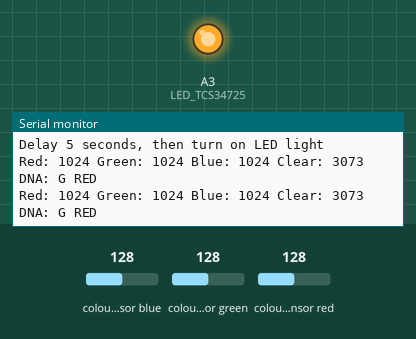
This sketch was run on a simulated Arduino Uno, built with avr-gcc and run on an emulated ATmega328P. On the bench: output pins drawn as LEDs (lit = HIGH), the last lines printed to the serial monitor. The test bench sets the inputs (shaded band); at power-on: colour sensor blue 128, colour sensor green 128, colour sensor red 128.

Above: at 12.2 s.
12.3 s: colour sensor blue set to 5
At 13.6 s:
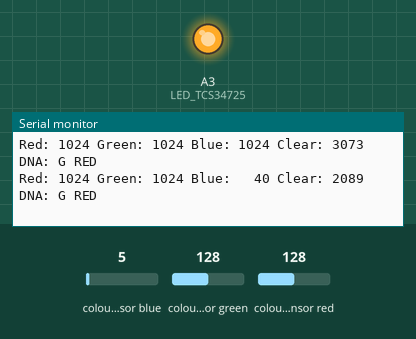
15.7 s: colour sensor green set to 5
At 16.8 s:
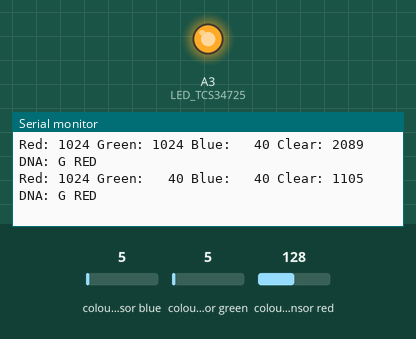
18.8 s: colour sensor red set to 5
At 20.0 s:
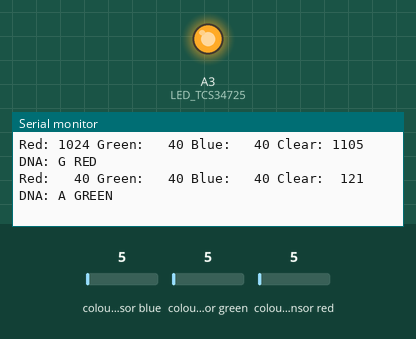

Measured:
- after the input at 12.3 s, the serial monitor: prints a new line after 0.87 s (image 1)
- after the input at 15.7 s, the serial monitor: prints a new line after 0.63 s (image 2)
- after the input at 18.8 s, the serial monitor: prints a new line after 0.68 s (image 3)

The sketch:

LEGO_DNA_Sequencer_TCS34725.ino
```cpp
/**************************************************************************
  LEGO DNA Sequencer
  TCS34725 Color Sensor Unit Test

  Original Code:  2022-12-24

  Tom Rolander, MSEE
  Mentor for Circuit Design, Software, 3D Printing
  Miller Library, Fabrication Lab
  Hopkins Marine Station, Stanford University,
  120 Ocean View Blvd, Pacific Grove, CA 93950
  +1 831.915.9526 | rolander@stanford.edu

 **************************************************************************/

#define PROGRAM "LEGO DNA Sequencer - TCS34725 Color Sensor Unit Test"
#define VERSION "Ver 0.2 2025-08-04"

#define DEBUG_OUTPUT 1

#include <Wire.h>
#include "Adafruit_TCS34725.h"

#define CLEAR   -1
#define RED     3
#define GREEN   2
#define BLUE    1
#define YELLOW  0

#define LED_TCS34725  A3

#define FLORA 1

#if FLORA
#define CLEAR_CHANNEL_THRESHHOLD  3149
#define RED_CHANNEL_THRESHHOLD  700
#define BLUE_CHANNEL_THRESHHOLD  823
#else
#define CLEAR_CHANNEL_THRESHHOLD  900
#define RED_CHANNEL_THRESHHOLD  170
#define BLUE_CHANNEL_THRESHHOLD  220
#endif

static int iCLEAR_CHANNEL_THRESHHOLD = CLEAR_CHANNEL_THRESHHOLD;
static int iRED_CHANNEL_THRESHHOLD = RED_CHANNEL_THRESHHOLD;
static int iBLUE_CHANNEL_THRESHHOLD = BLUE_CHANNEL_THRESHHOLD;

/* Initialise with specific int time and gain values */
Adafruit_TCS34725 tcs = Adafruit_TCS34725(TCS34725_INTEGRATIONTIME_50MS, TCS34725_GAIN_16X);

void setup(void) {
  Serial.begin(115200);
  delay(1000);
  Serial.println();
  Serial.println(PROGRAM);
  Serial.println(VERSION);
  Serial.println("");

  Serial.println("Remove LEGO tray");
  Serial.println("Remove the gear from the top of the stepper motor shaft");
  Serial.println("Insert the 10 LEGO test bricks YYRRBBGGYY into the LEGO tray");
  Serial.println("Manually slide the LEGO tray backwards and forwards under the sensor");
  delay(5000);


  pinMode (LED_TCS34725, OUTPUT);
  digitalWrite (LED_TCS34725, LOW);
  if (tcs.begin()) {
    Serial.println("Found sensor");
    // LED off to prevent overheating
    tcs.setInterrupt(true);
  } else {
    Serial.println("No TCS34725 found ... check your connections");
    while (1);
  }

  Serial.println("Delay 5 seconds, then turn on LED light");
  delay(5000);
  digitalWrite (LED_TCS34725, HIGH);
  tcs.setInterrupt(false);
}

void print4digits(int iVal)
{
  if (iVal < 10) {
    Serial.print("   "); // 3 spaces
  } else if (iVal < 100) {
    Serial.print("  "); // 2 spaces
  } else if (iVal < 1000) {
    Serial.print(" "); // 1 space
  }
  Serial.print(iVal);
}

void loop(void) {
  uint16_t r, g, b, c;
  tcs.getRawData(&r, &g, &b, &c);
  Serial.print("Red: "); print4digits(r); Serial.print(" ");
  Serial.print("Green: "); print4digits(g); Serial.print(" ");
  Serial.print("Blue: "); print4digits(b); Serial.print(" ");
  Serial.print("Clear: "); print4digits(c); Serial.print(" ");
  Serial.print(F("DNA: "));

  if (c >= iCLEAR_CHANNEL_THRESHHOLD)
  {
    Serial.print("C"); Serial.print(" ");
    Serial.println(F("YELLOW"));
  }
  else if (r >= iRED_CHANNEL_THRESHHOLD)
  {
    Serial.print("G"); Serial.print(" ");
    Serial.println(F("RED"));
 }
  else if (b >= iBLUE_CHANNEL_THRESHHOLD)
  {
    Serial.print("T"); Serial.print(" ");
    Serial.println(F("BLUE"));
  }
  else
    /* if (g > b && g > r) */
  {
    Serial.print("A"); Serial.print(" ");
    Serial.println(F("GREEN"));
  }

  delay(1000);
}
```
